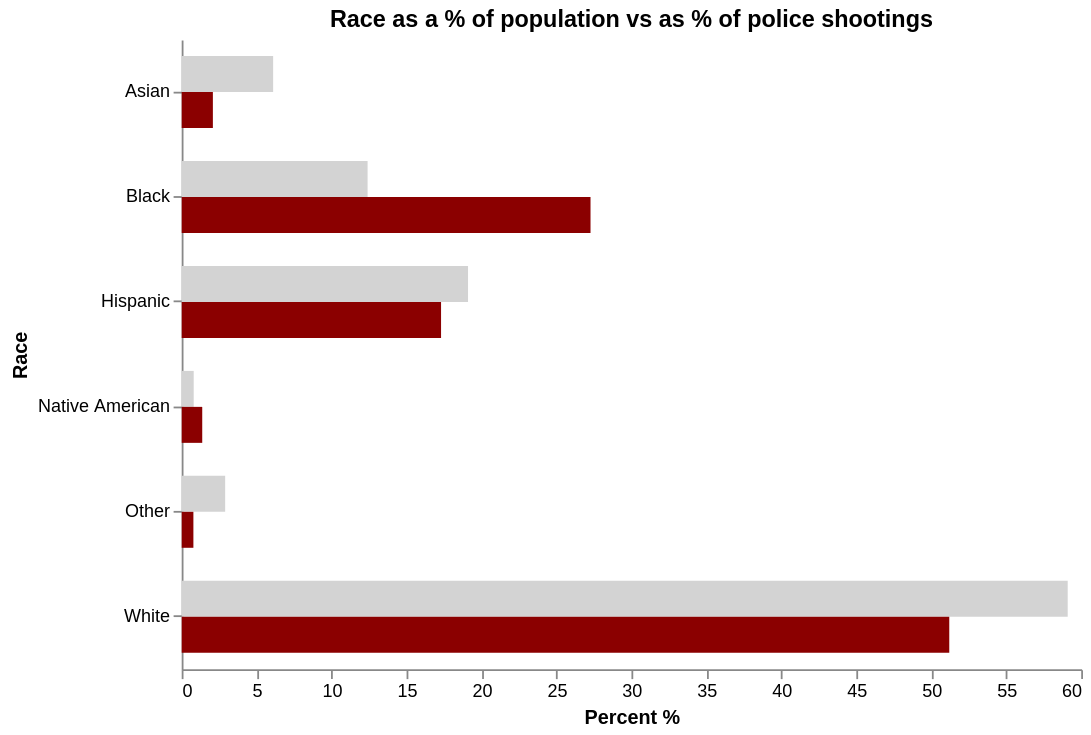

This figure's Vega-Lite source:
### Vega-Lite specification from a JSON file in a GitHub repository (floating-point values rounded to 4 significant figures)
{"$schema": "https://vega.github.io/schema/vega-lite/v5.json", "config": {"view": {"stroke": null}}, "data": {"values": [{"year": 2015, "race": "White", "pop": 59.1, "victim": 51.2}, {"year": 2015, "race": "Hispanic", "pop": 19.1, "victim": 17.3}, {"year": 2015, "race": "Black", "pop": 12.4, "victim": 27.27}, {"year": 2015, "race": "Native American", "pop": 0.8, "victim": 1.37}, {"year": 2015, "race": "Other", "pop": 2.9, "victim": 0.78}, {"year": 2015, "race": "Asian", "pop": 6.1, "victim": 2.08}, {"year": 2016, "race": "White", "pop": 59, "victim": 51.8}, {"year": 2016, "race": "Hispanic", "pop": 19.2, "victim": 17.4}, {"year": 2016, "race": "Black", "pop": 12.4, "victim": 28}, {"year": 2016, "race": "Native American", "pop": 0.8, "victim": 1.4}, {"year": 2016, "race": "Other", "pop": 2.9, "victim": 0.36}, {"year": 2016, "race": "Asian", "pop": 6.3, "victim": 1.7}, {"year": 2017, "race": "White", "pop": 58.9, "victim": 50.3}, {"year": 2017, "race": "Hispanic", "pop": 19.3, "victim": 17}, {"year": 2017, "race": "Black", "pop": 12.7, "victim": 23}, {"year": 2017, "race": "Native American", "pop": 0.8, "victim": 1.5}, {"year": 2017, "race": "Other", "pop": 2.9, "victim": 0.6}, {"year": 2017, "race": "Asian", "pop": 6.2, "victim": 1.7}, {"year": 2018, "race": "White", "pop": 58.1, "victim": 54}, {"year": 2018, "race": "Hispanic", "pop": 19.4, "victim": 17.9}, {"year": 2018, "race": "Black", "pop": 12.1, "victim": 25.4}, {"year": 2018, "race": "Native American", "pop": 0.8, "victim": 1.1}, {"year": 2018, "race": "Other", "pop": 2.9, "victim": 0.9}, {"year": 2018, "race": "Asian", "pop": 6.5, "victim": 3.8}, {"year": 2019, "race": "White", "pop": 58.6, "victim": 48}, {"year": 2019, "race": "Hispanic", "pop": 19.5, "victim": 19}, {"year": 2019, "race": "Black", "pop": 12.9, "victim": 26.9}, {"year": 2019, "race": "Native American", "pop": 0.8, "victim": 1.2}, {"year": 2019, "race": "Other", "pop": 2.9, "victim": 0.2}, {"year": 2019, "race": "Asian", "pop": 6.4, "victim": 2.1}, {"year": 2020, "race": "White", "pop": 58.5, "victim": 52.3}, {"year": 2020, "race": "Hispanic", "pop": 19.6, "victim": 11}, {"year": 2020, "race": "Black", "pop": 13, "victim": 30.81}, {"year": 2020, "race": "Native American", "pop": 0.8, "victim": 1.4}, {"year": 2020, "race": "Other", "pop": 2.9, "victim": 0.73}, {"year": 2020, "race": "Asian", "pop": 6.6, "victim": 2.6}, {"year": 2021, "race": "White", "pop": 58.4, "victim": 51.2}, {"year": 2021, "race": "Hispanic", "pop": 19.7, "victim": 13.9}, {"year": 2021, "race": "Black", "pop": 12.5, "victim": 29.6}, {"year": 2021, "race": "Native American", "pop": 0.8, "victim": 1.37}, {"year": 2021, "race": "Other", "pop": 2.9, "victim": 0.85}, {"year": 2021, "race": "Asian", "pop": 6.5, "victim": 2.08}, {"year": 2022, "race": "White", "pop": 58.2, "victim": 51.5}, {"year": 2022, "race": "Hispanic", "pop": 19.8, "victim": 17.3}, {"year": 2022, "race": "Black", "pop": 12.5, "victim": 27.27}, {"year": 2022, "race": "Native American", "pop": 0.8, "victim": 1.32}, {"year": 2022, "race": "Other", "pop": 2.9, "victim": 0.69}, {"year": 2022, "race": "Asian", "pop": 6.7, "victim": 2.08}]}, "params": [{"name": "Year_selection", "value": 2015, "bind": {"input": "range", "min": 2015, "max": 2022, "step": 1, "name": "Year: "}}], "transform": [{"filter": "datum.year == Year_selection"}], "title": "Race as a % of population vs as % of police shootings", "width": 500, "height": 350, "encoding": {"y": {"field": "race", "type": "nominal", "axis": {"grid": false, "labelAngle": 0}, "title": "Race"}}, "layer": [{"mark": {"type": "bar", "yOffset": -10, "size": 20, "color": "lightgrey"}, "encoding": {"x": {"field": "pop", "type": "quantitative", "title": "", "axis": {"grid": false}}, "tooltip": [{"field": "pop", "title": "% in Population"}]}}, {"mark": {"type": "bar", "yOffset": 10, "size": 20, "color": "darkred"}, "encoding": {"x": {"field": "victim", "type": "quantitative", "title": "Percent %"}, "tooltip": [{"field": "victim", "format": ".2f", "title": "% of Victims"}]}}]}
